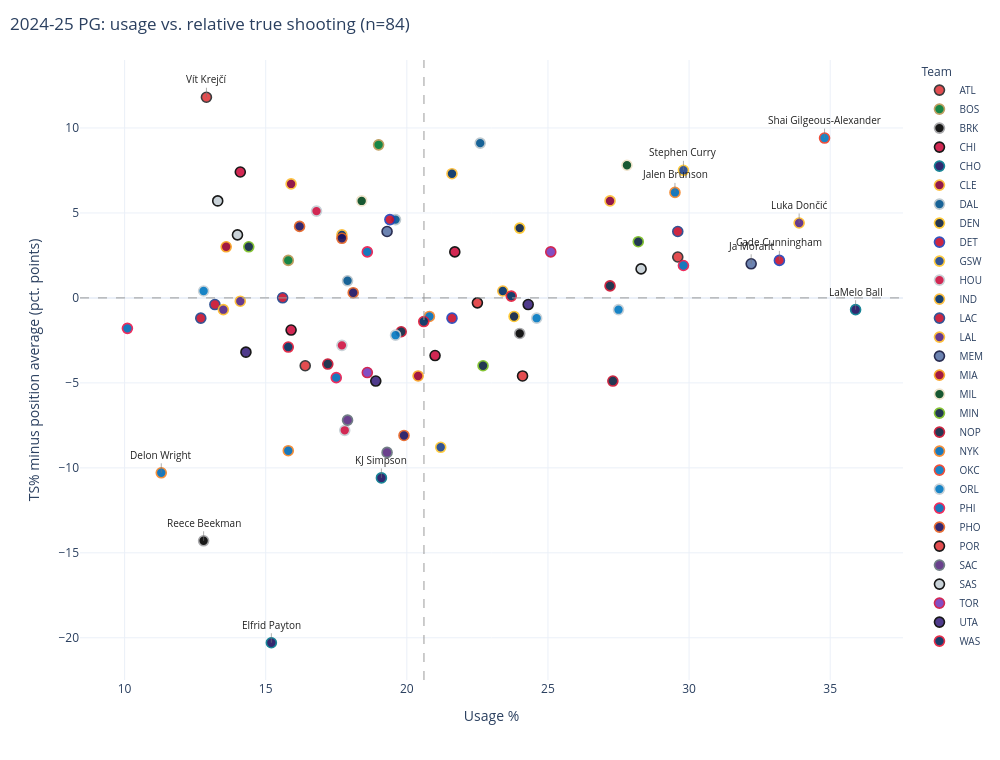

This figure's notebook cell:
### Markdown cell above
### Positions

### Code cell
for pos in POSITIONS:
    plot_usage_ts_interactive(frames[2025], pos, relative=True).show()

### Figure 1 — Plotly figure (JSON) as saved in the notebook; plotly's stock layout.template omitted (floating-point values rounded to 4 significant figures)
{"data": [{"customdata": [["Trae Young", "ATL", "PG", 56.7, 2.408, 76.0, 36.0], ["Vít Krejčí", "ATL", "PG", 66.1, 11.81, 57.0, 20.2], ["Keaton Wallace", "ATL", "PG", 50.3, -3.992, 31.0, 16.2]], "hovertemplate": "<b>%{customdata[0]}</b> (%{customdata[1]}, %{customdata[2]})<br>Usage: %{x:.1f}%<br>TS: %{customdata[3]:.1f}%<br>TS vs. avg: %{customdata[4]:+.1f} pts<br>%{customdata[5]:.0f} games, %{customdata[6]:.1f} min/game<extra></extra>", "marker": {"color": "#E03A3E", "line": {"color": "#26282A", "width": 1.6}, "opacity": 0.9, "size": 10}, "mode": "markers", "name": "ATL", "type": "scatter", "x": [29.6, 12.9, 16.4], "y": [2.408, 11.81, -3.992]}, {"customdata": [["Payton Pritchard", "BOS", "PG", 63.3, 9.008, 80.0, 28.4], ["Jrue Holiday", "BOS", "PG", 56.5, 2.208, 62.0, 30.6]], "hovertemplate": "<b>%{customdata[0]}</b> (%{customdata[1]}, %{customdata[2]})<br>Usage: %{x:.1f}%<br>TS: %{customdata[3]:.1f}%<br>TS vs. avg: %{customdata[4]:+.1f} pts<br>%{customdata[5]:.0f} games, %{customdata[6]:.1f} min/game<extra></extra>", "marker": {"color": "#007A33", "line": {"color": "#BA9653", "width": 1.6}, "opacity": 0.9, "size": 10}, "mode": "markers", "name": "BOS", "type": "scatter", "x": [19.0, 15.8], "y": [9.008, 2.208]}, {"customdata": [["D'Angelo Russell", "BRK", "PG", 52.2, -2.092, 58.0, 25.5], ["Reece Beekman", "BRK", "PG", 40.0, -14.29, 36.0, 13.0]], "hovertemplate": "<b>%{customdata[0]}</b> (%{customdata[1]}, %{customdata[2]})<br>Usage: %{x:.1f}%<br>TS: %{customdata[3]:.1f}%<br>TS vs. avg: %{customdata[4]:+.1f} pts<br>%{customdata[5]:.0f} games, %{customdata[6]:.1f} min/game<extra></extra>", "marker": {"color": "#000000", "line": {"color": "#A1A1A4", "width": 1.6}, "opacity": 0.9, "size": 10}, "mode": "markers", "name": "BRK", "type": "scatter", "x": [24.0, 12.8], "y": [-2.092, -14.29]}, {"customdata": [["Josh Giddey", "CHI", "PG", 57.0, 2.708, 70.0, 30.2], ["Tre Jones", "CHI", "PG", 61.7, 7.408, 46.0, 19.7], ["Lonzo Ball", "CHI", "PG", 52.4, -1.892, 35.0, 22.2], ["Jevon Carter", "CHI", "PG", 50.9, -3.392, 36.0, 8.9]], "hovertemplate": "<b>%{customdata[0]}</b> (%{customdata[1]}, %{customdata[2]})<br>Usage: %{x:.1f}%<br>TS: %{customdata[3]:.1f}%<br>TS vs. avg: %{customdata[4]:+.1f} pts<br>%{customdata[5]:.0f} games, %{customdata[6]:.1f} min/game<extra></extra>", "marker": {"color": "#CE1141", "line": {"color": "#000000", "width": 1.6}, "opacity": 0.9, "size": 10}, "mode": "markers", "name": "CHI", "type": "scatter", "x": [21.7, 14.1, 15.9, 21.0], "y": [2.708, 7.408, -1.892, -3.392]}, {"customdata": [["LaMelo Ball", "CHO", "PG", 53.6, -0.6917, 47.0, 32.0], ["KJ Simpson", "CHO", "PG", 43.7, -10.59, 36.0, 23.4], ["Elfrid Payton", "CHO", "PG", 34.0, -20.29, 24.0, 21.3]], "hovertemplate": "<b>%{customdata[0]}</b> (%{customdata[1]}, %{customdata[2]})<br>Usage: %{x:.1f}%<br>TS: %{customdata[3]:.1f}%<br>TS vs. avg: %{customdata[4]:+.1f} pts<br>%{customdata[5]:.0f} games, %{customdata[6]:.1f} min/game<extra></extra>", "marker": {"color": "#1D1160", "line": {"color": "#00788C", "width": 1.6}, "opacity": 0.9, "size": 10}, "mode": "markers", "name": "CHO", "type": "scatter", "x": [35.9, 19.1, 15.2], "y": [-0.6917, -10.59, -20.29]}, {"customdata": [["Darius Garland", "CLE", "PG", 60.0, 5.708, 75.0, 30.7], ["Craig Porter Jr.", "CLE", "PG", 61.0, 6.708, 51.0, 10.1]], "hovertemplate": "<b>%{customdata[0]}</b> (%{customdata[1]}, %{customdata[2]})<br>Usage: %{x:.1f}%<br>TS: %{customdata[3]:.1f}%<br>TS vs. avg: %{customdata[4]:+.1f} pts<br>%{customdata[5]:.0f} games, %{customdata[6]:.1f} min/game<extra></extra>", "marker": {"color": "#860038", "line": {"color": "#FDBB30", "width": 1.6}, "opacity": 0.9, "size": 10}, "mode": "markers", "name": "CLE", "type": "scatter", "x": [27.2, 15.9], "y": [5.708, 6.708]}, {"customdata": [["Spencer Dinwiddie", "DAL", "PG", 55.3, 1.008, 79.0, 27.0], ["Brandon Williams", "DAL", "PG", 63.4, 9.108, 33.0, 14.8], ["Danté Exum", "DAL", "PG", 58.9, 4.608, 20.0, 18.6]], "hovertemplate": "<b>%{customdata[0]}</b> (%{customdata[1]}, %{customdata[2]})<br>Usage: %{x:.1f}%<br>TS: %{customdata[3]:.1f}%<br>TS vs. avg: %{customdata[4]:+.1f} pts<br>%{customdata[5]:.0f} games, %{customdata[6]:.1f} min/game<extra></extra>", "marker": {"color": "#00538C", "line": {"color": "#B8C4CA", "width": 1.6}, "opacity": 0.9, "size": 10}, "mode": "markers", "name": "DAL", "type": "scatter", "x": [17.9, 22.6, 19.6], "y": [1.008, 9.108, 4.608]}, {"customdata": [["Jamal Murray", "DEN", "PG", 58.4, 4.108, 67.0, 36.1], ["Russell Westbrook", "DEN", "PG", 53.2, -1.092, 75.0, 27.9]], "hovertemplate": "<b>%{customdata[0]}</b> (%{customdata[1]}, %{customdata[2]})<br>Usage: %{x:.1f}%<br>TS: %{customdata[3]:.1f}%<br>TS vs. avg: %{customdata[4]:+.1f} pts<br>%{customdata[5]:.0f} games, %{customdata[6]:.1f} min/game<extra></extra>", "marker": {"color": "#0E2240", "line": {"color": "#FEC524", "width": 1.6}, "opacity": 0.9, "size": 10}, "mode": "markers", "name": "DEN", "type": "scatter", "x": [24.0, 23.8], "y": [4.108, -1.092]}, {"customdata": [["Cade Cunningham", "DET", "PG", 56.5, 2.208, 70.0, 35.0], ["Dennis Schröder", "DET", "PG", 53.1, -1.192, 75.0, 28.1], ["Marcus Sasser", "DET", "PG", 58.9, 4.608, 57.0, 14.2]], "hovertemplate": "<b>%{customdata[0]}</b> (%{customdata[1]}, %{customdata[2]})<br>Usage: %{x:.1f}%<br>TS: %{customdata[3]:.1f}%<br>TS vs. avg: %{customdata[4]:+.1f} pts<br>%{customdata[5]:.0f} games, %{customdata[6]:.1f} min/game<extra></extra>", "marker": {"color": "#C8102E", "line": {"color": "#1D42BA", "width": 1.6}, "opacity": 0.9, "size": 10}, "mode": "markers", "name": "DET", "type": "scatter", "x": [33.2, 21.6, 19.4], "y": [2.208, -1.192, 4.608]}, {"customdata": [["Stephen Curry", "GSW", "PG", 61.8, 7.508, 70.0, 32.2], ["Pat Spencer", "GSW", "PG", 45.5, -8.792, 39.0, 6.4]], "hovertemplate": "<b>%{customdata[0]}</b> (%{customdata[1]}, %{customdata[2]})<br>Usage: %{x:.1f}%<br>TS: %{customdata[3]:.1f}%<br>TS vs. avg: %{customdata[4]:+.1f} pts<br>%{customdata[5]:.0f} games, %{customdata[6]:.1f} min/game<extra></extra>", "marker": {"color": "#1D428A", "line": {"color": "#FFC72C", "width": 1.6}, "opacity": 0.9, "size": 10}, "mode": "markers", "name": "GSW", "type": "scatter", "x": [29.8, 21.2], "y": [7.508, -8.792]}, {"customdata": [["Fred VanVleet", "HOU", "PG", 51.5, -2.792, 60.0, 35.2], ["Aaron Holiday", "HOU", "PG", 59.4, 5.108, 62.0, 12.8], ["Reed Sheppard", "HOU", "PG", 46.5, -7.792, 52.0, 12.6]], "hovertemplate": "<b>%{customdata[0]}</b> (%{customdata[1]}, %{customdata[2]})<br>Usage: %{x:.1f}%<br>TS: %{customdata[3]:.1f}%<br>TS vs. avg: %{customdata[4]:+.1f} pts<br>%{customdata[5]:.0f} games, %{customdata[6]:.1f} min/game<extra></extra>", "marker": {"color": "#CE1141", "line": {"color": "#C4CED4", "width": 1.6}, "opacity": 0.9, "size": 10}, "mode": "markers", "name": "HOU", "type": "scatter", "x": [17.7, 16.8, 17.8], "y": [-2.792, 5.108, -7.792]}, {"customdata": [["Tyrese Haliburton", "IND", "PG", 61.6, 7.308, 73.0, 33.6], ["T.J. McConnell", "IND", "PG", 54.7, 0.4083, 79.0, 17.9], ["Quenton Jackson", "IND", "PG", 58.0, 3.708, 28.0, 13.6]], "hovertemplate": "<b>%{customdata[0]}</b> (%{customdata[1]}, %{customdata[2]})<br>Usage: %{x:.1f}%<br>TS: %{customdata[3]:.1f}%<br>TS vs. avg: %{customdata[4]:+.1f} pts<br>%{customdata[5]:.0f} games, %{customdata[6]:.1f} min/game<extra></extra>", "marker": {"color": "#002D62", "line": {"color": "#FDBB30", "width": 1.6}, "opacity": 0.9, "size": 10}, "mode": "markers", "name": "IND", "type": "scatter", "x": [21.6, 23.4, 17.7], "y": [7.308, 0.4083, 3.708]}, {"customdata": [["James Harden", "LAC", "PG", 58.2, 3.908, 79.0, 35.3], ["Kris Dunn", "LAC", "PG", 53.1, -1.192, 74.0, 24.1], ["Ben Simmons", "LAC", "PG", 53.9, -0.3917, 51.0, 22.0], ["Patty Mills", "LAC", "PG", 54.3, 0.008333, 29.0, 11.1]], "hovertemplate": "<b>%{customdata[0]}</b> (%{customdata[1]}, %{customdata[2]})<br>Usage: %{x:.1f}%<br>TS: %{customdata[3]:.1f}%<br>TS vs. avg: %{customdata[4]:+.1f} pts<br>%{customdata[5]:.0f} games, %{customdata[6]:.1f} min/game<extra></extra>", "marker": {"color": "#C8102E", "line": {"color": "#1D428A", "width": 1.6}, "opacity": 0.9, "size": 10}, "mode": "markers", "name": "LAC", "type": "scatter", "x": [29.6, 12.7, 13.2, 15.6], "y": [3.908, -1.192, -0.3917, 0.008333]}, {"customdata": [["Luka Dončić", "LAL", "PG", 58.7, 4.408, 50.0, 35.4], ["Gabe Vincent", "LAL", "PG", 53.6, -0.6917, 72.0, 21.2], ["Jordan Goodwin", "LAL", "PG", 54.1, -0.1917, 29.0, 18.7]], "hovertemplate": "<b>%{customdata[0]}</b> (%{customdata[1]}, %{customdata[2]})<br>Usage: %{x:.1f}%<br>TS: %{customdata[3]:.1f}%<br>TS vs. avg: %{customdata[4]:+.1f} pts<br>%{customdata[5]:.0f} games, %{customdata[6]:.1f} min/game<extra></extra>", "marker": {"color": "#552583", "line": {"color": "#FDB927", "width": 1.6}, "opacity": 0.9, "size": 10}, "mode": "markers", "name": "LAL", "type": "scatter", "x": [33.9, 13.5, 14.1], "y": [4.408, -0.6917, -0.1917]}, {"customdata": [["Scotty Pippen Jr.", "MEM", "PG", 58.2, 3.908, 79.0, 21.3], ["Ja Morant", "MEM", "PG", 56.3, 2.008, 50.0, 30.4]], "hovertemplate": "<b>%{customdata[0]}</b> (%{customdata[1]}, %{customdata[2]})<br>Usage: %{x:.1f}%<br>TS: %{customdata[3]:.1f}%<br>TS vs. avg: %{customdata[4]:+.1f} pts<br>%{customdata[5]:.0f} games, %{customdata[6]:.1f} min/game<extra></extra>", "marker": {"color": "#5D76A9", "line": {"color": "#12173F", "width": 1.6}, "opacity": 0.9, "size": 10}, "mode": "markers", "name": "MEM", "type": "scatter", "x": [19.3, 32.2], "y": [3.908, 2.008]}, {"customdata": [["Davion Mitchell", "MIA", "PG", 57.3, 3.008, 74.0, 27.4], ["Terry Rozier", "MIA", "PG", 49.7, -4.592, 64.0, 25.9]], "hovertemplate": "<b>%{customdata[0]}</b> (%{customdata[1]}, %{customdata[2]})<br>Usage: %{x:.1f}%<br>TS: %{customdata[3]:.1f}%<br>TS vs. avg: %{customdata[4]:+.1f} pts<br>%{customdata[5]:.0f} games, %{customdata[6]:.1f} min/game<extra></extra>", "marker": {"color": "#98002E", "line": {"color": "#F9A01B", "width": 1.6}, "opacity": 0.9, "size": 10}, "mode": "markers", "name": "MIA", "type": "scatter", "x": [13.6, 20.4], "y": [3.008, -4.592]}, {"customdata": [["Damian Lillard", "MIL", "PG", 62.1, 7.808, 58.0, 36.1], ["Ryan Rollins", "MIL", "PG", 60.0, 5.708, 56.0, 14.6]], "hovertemplate": "<b>%{customdata[0]}</b> (%{customdata[1]}, %{customdata[2]})<br>Usage: %{x:.1f}%<br>TS: %{customdata[3]:.1f}%<br>TS vs. avg: %{customdata[4]:+.1f} pts<br>%{customdata[5]:.0f} games, %{customdata[6]:.1f} min/game<extra></extra>", "marker": {"color": "#00471B", "line": {"color": "#EEE1C6", "width": 1.6}, "opacity": 0.9, "size": 10}, "mode": "markers", "name": "MIL", "type": "scatter", "x": [27.8, 18.4], "y": [7.808, 5.708]}, {"customdata": [["Mike Conley", "MIN", "PG", 57.3, 3.008, 71.0, 24.7], ["Rob Dillingham", "MIN", "PG", 50.3, -3.992, 49.0, 10.5], ["Bones Hyland", "MIN", "PG", 57.6, 3.308, 24.0, 10.0]], "hovertemplate": "<b>%{customdata[0]}</b> (%{customdata[1]}, %{customdata[2]})<br>Usage: %{x:.1f}%<br>TS: %{customdata[3]:.1f}%<br>TS vs. avg: %{customdata[4]:+.1f} pts<br>%{customdata[5]:.0f} games, %{customdata[6]:.1f} min/game<extra></extra>", "marker": {"color": "#0C2340", "line": {"color": "#78BE20", "width": 1.6}, "opacity": 0.9, "size": 10}, "mode": "markers", "name": "MIN", "type": "scatter", "x": [14.4, 22.7, 28.2], "y": [3.008, -3.992, 3.308]}, {"customdata": [["CJ McCollum", "NOP", "PG", 55.0, 0.7083, 56.0, 32.7], ["Jose Alvarado", "NOP", "PG", 52.3, -1.992, 56.0, 24.4], ["Dejounte Murray", "NOP", "PG", 49.4, -4.892, 31.0, 32.6], ["Bruce Brown", "NOP", "PG", 50.4, -3.892, 41.0, 22.5]], "hovertemplate": "<b>%{customdata[0]}</b> (%{customdata[1]}, %{customdata[2]})<br>Usage: %{x:.1f}%<br>TS: %{customdata[3]:.1f}%<br>TS vs. avg: %{customdata[4]:+.1f} pts<br>%{customdata[5]:.0f} games, %{customdata[6]:.1f} min/game<extra></extra>", "marker": {"color": "#0C2340", "line": {"color": "#C8102E", "width": 1.6}, "opacity": 0.9, "size": 10}, "mode": "markers", "name": "NOP", "type": "scatter", "x": [27.2, 19.8, 27.3, 17.2], "y": [0.7083, -1.992, -4.892, -3.892]}, {"customdata": [["Jalen Brunson", "NYK", "PG", 60.5, 6.208, 65.0, 35.4], ["Cameron Payne", "NYK", "PG", 53.2, -1.092, 72.0, 15.1], ["Delon Wright", "NYK", "PG", 44.0, -10.29, 40.0, 15.9], ["Tyler Kolek", "NYK", "PG", 45.3, -8.992, 41.0, 7.2]], "hovertemplate": "<b>%{customdata[0]}</b> (%{customdata[1]}, %{customdata[2]})<br>Usage: %{x:.1f}%<br>TS: %{customdata[3]:.1f}%<br>TS vs. avg: %{customdata[4]:+.1f} pts<br>%{customdata[5]:.0f} games, %{customdata[6]:.1f} min/game<extra></extra>", "marker": {"color": "#006BB6", "line": {"color": "#F58426", "width": 1.6}, "opacity": 0.9, "size": 10}, "mode": "markers", "name": "NYK", "type": "scatter", "x": [29.5, 20.8, 11.3, 15.8], "y": [6.208, -1.092, -10.29, -8.992]}, {"customdata": [["Shai Gilgeous-Alexander", "OKC", "PG", 63.7, 9.408, 76.0, 34.2]], "hovertemplate": "<b>%{customdata[0]}</b> (%{customdata[1]}, %{customdata[2]})<br>Usage: %{x:.1f}%<br>TS: %{customdata[3]:.1f}%<br>TS vs. avg: %{customdata[4]:+.1f} pts<br>%{customdata[5]:.0f} games, %{customdata[6]:.1f} min/game<extra></extra>", "marker": {"color": "#007AC1", "line": {"color": "#EF3B24", "width": 1.6}, "opacity": 0.9, "size": 10}, "mode": "markers", "name": "OKC", "type": "scatter", "x": [34.8], "y": [9.408]}, {"customdata": [["Anthony Black", "ORL", "PG", 52.1, -2.192, 78.0, 24.2], ["Cole Anthony", "ORL", "PG", 53.1, -1.192, 67.0, 18.4], ["Jalen Suggs", "ORL", "PG", 53.6, -0.6917, 35.0, 28.6], ["Cory Joseph", "ORL", "PG", 54.7, 0.4083, 50.0, 12.2]], "hovertemplate": "<b>%{customdata[0]}</b> (%{customdata[1]}, %{customdata[2]})<br>Usage: %{x:.1f}%<br>TS: %{customdata[3]:.1f}%<br>TS vs. avg: %{customdata[4]:+.1f} pts<br>%{customdata[5]:.0f} games, %{customdata[6]:.1f} min/game<extra></extra>", "marker": {"color": "#0077C0", "line": {"color": "#C4CED4", "width": 1.6}, "opacity": 0.9, "size": 10}, "mode": "markers", "name": "ORL", "type": "scatter", "x": [19.6, 24.6, 27.5, 12.8], "y": [-2.192, -1.192, -0.6917, 0.4083]}, {"customdata": [["Tyrese Maxey", "PHI", "PG", 56.2, 1.908, 52.0, 37.7], ["Kyle Lowry", "PHI", "PG", 52.5, -1.792, 35.0, 18.8], ["Jeff Dowtin Jr.", "PHI", "PG", 57.0, 2.708, 41.0, 15.1], ["Reggie Jackson", "PHI", "PG", 49.6, -4.692, 31.0, 12.4]], "hovertemplate": "<b>%{customdata[0]}</b> (%{customdata[1]}, %{customdata[2]})<br>Usage: %{x:.1f}%<br>TS: %{customdata[3]:.1f}%<br>TS vs. avg: %{customdata[4]:+.1f} pts<br>%{customdata[5]:.0f} games, %{customdata[6]:.1f} min/game<extra></extra>", "marker": {"color": "#006BB6", "line": {"color": "#ED174C", "width": 1.6}, "opacity": 0.9, "size": 10}, "mode": "markers", "name": "PHI", "type": "scatter", "x": [29.8, 10.1, 18.6, 17.5], "y": [1.908, -1.792, 2.708, -4.692]}, {"customdata": [["Tyus Jones", "PHO", "PG", 58.5, 4.208, 81.0, 26.8], ["Vasilije Micić", "PHO", "PG", 46.2, -8.092, 41.0, 19.1], ["Monte Morris", "PHO", "PG", 54.6, 0.3083, 45.0, 12.7], ["Collin Gillespie", "PHO", "PG", 57.8, 3.508, 33.0, 14.0]], "hovertemplate": "<b>%{customdata[0]}</b> (%{customdata[1]}, %{customdata[2]})<br>Usage: %{x:.1f}%<br>TS: %{customdata[3]:.1f}%<br>TS vs. avg: %{customdata[4]:+.1f} pts<br>%{customdata[5]:.0f} games, %{customdata[6]:.1f} min/game<extra></extra>", "marker": {"color": "#1D1160", "line": {"color": "#E56020", "width": 1.6}, "opacity": 0.9, "size": 10}, "mode": "markers", "name": "PHO", "type": "scatter", "x": [16.2, 19.9, 18.1, 17.7], "y": [4.208, -8.092, 0.3083, 3.508]}, {"customdata": [["Scoot Henderson", "POR", "PG", 54.0, -0.2917, 66.0, 26.7], ["Dalano Banton", "POR", "PG", 49.7, -4.592, 67.0, 16.7]], "hovertemplate": "<b>%{customdata[0]}</b> (%{customdata[1]}, %{customdata[2]})<br>Usage: %{x:.1f}%<br>TS: %{customdata[3]:.1f}%<br>TS vs. avg: %{customdata[4]:+.1f} pts<br>%{customdata[5]:.0f} games, %{customdata[6]:.1f} min/game<extra></extra>", "marker": {"color": "#E03A3E", "line": {"color": "#000000", "width": 1.6}, "opacity": 0.9, "size": 10}, "mode": "markers", "name": "POR", "type": "scatter", "x": [22.5, 24.1], "y": [-0.2917, -4.592]}, {"customdata": [["Devin Carter", "SAC", "PG", 47.1, -7.192, 36.0, 11.0], ["Markelle Fultz", "SAC", "PG", 45.2, -9.092, 21.0, 8.8]], "hovertemplate": "<b>%{customdata[0]}</b> (%{customdata[1]}, %{customdata[2]})<br>Usage: %{x:.1f}%<br>TS: %{customdata[3]:.1f}%<br>TS vs. avg: %{customdata[4]:+.1f} pts<br>%{customdata[5]:.0f} games, %{customdata[6]:.1f} min/game<extra></extra>", "marker": {"color": "#5A2D81", "line": {"color": "#63727A", "width": 1.6}, "opacity": 0.9, "size": 10}, "mode": "markers", "name": "SAC", "type": "scatter", "x": [17.9, 19.3], "y": [-7.192, -9.092]}, {"customdata": [["Chris Paul", "SAS", "PG", 58.0, 3.708, 82.0, 28.0], ["De'Aaron Fox", "SAS", "PG", 56.0, 1.708, 62.0, 36.1], ["Jordan McLaughlin", "SAS", "PG", 60.0, 5.708, 46.0, 6.8]], "hovertemplate": "<b>%{customdata[0]}</b> (%{customdata[1]}, %{customdata[2]})<br>Usage: %{x:.1f}%<br>TS: %{customdata[3]:.1f}%<br>TS vs. avg: %{customdata[4]:+.1f} pts<br>%{customdata[5]:.0f} games, %{customdata[6]:.1f} min/game<extra></extra>", "marker": {"color": "#C4CED4", "line": {"color": "#000000", "width": 1.6}, "opacity": 0.9, "size": 10}, "mode": "markers", "name": "SAS", "type": "scatter", "x": [14.0, 28.3, 13.3], "y": [3.708, 1.708, 5.708]}, {"customdata": [["Jamal Shead", "TOR", "PG", 49.9, -4.392, 75.0, 19.6], ["Immanuel Quickley", "TOR", "PG", 57.0, 2.708, 33.0, 27.8]], "hovertemplate": "<b>%{customdata[0]}</b> (%{customdata[1]}, %{customdata[2]})<br>Usage: %{x:.1f}%<br>TS: %{customdata[3]:.1f}%<br>TS vs. avg: %{customdata[4]:+.1f} pts<br>%{customdata[5]:.0f} games, %{customdata[6]:.1f} min/game<extra></extra>", "marker": {"color": "#753BBD", "line": {"color": "#CE1141", "width": 1.6}, "opacity": 0.9, "size": 10}, "mode": "markers", "name": "TOR", "type": "scatter", "x": [18.6, 25.1], "y": [-4.392, 2.708]}, {"customdata": [["Keyonte George", "UTA", "PG", 53.9, -0.3917, 67.0, 31.5], ["Isaiah Collier", "UTA", "PG", 49.4, -4.892, 71.0, 25.9], ["Jaden Springer", "UTA", "PG", 51.1, -3.192, 43.0, 8.5]], "hovertemplate": "<b>%{customdata[0]}</b> (%{customdata[1]}, %{customdata[2]})<br>Usage: %{x:.1f}%<br>TS: %{customdata[3]:.1f}%<br>TS vs. avg: %{customdata[4]:+.1f} pts<br>%{customdata[5]:.0f} games, %{customdata[6]:.1f} min/game<extra></extra>", "marker": {"color": "#3E2680", "line": {"color": "#000000", "width": 1.6}, "opacity": 0.9, "size": 10}, "mode": "markers", "name": "UTA", "type": "scatter", "x": [24.3, 18.9, 14.3], "y": [-0.3917, -4.892, -3.192]}, {"customdata": [["Bub Carrington", "WAS", "PG", 51.4, -2.892, 82.0, 30.0], ["Marcus Smart", "WAS", "PG", 52.9, -1.392, 34.0, 20.0], ["Malcolm Brogdon", "WAS", "PG", 54.4, 0.1083, 24.0, 23.5]], "hovertemplate": "<b>%{customdata[0]}</b> (%{customdata[1]}, %{customdata[2]})<br>Usage: %{x:.1f}%<br>TS: %{customdata[3]:.1f}%<br>TS vs. avg: %{customdata[4]:+.1f} pts<br>%{customdata[5]:.0f} games, %{customdata[6]:.1f} min/game<extra></extra>", "marker": {"color": "#002B5C", "line": {"color": "#E31837", "width": 1.6}, "opacity": 0.9, "size": 10}, "mode": "markers", "name": "WAS", "type": "scatter", "x": [15.8, 20.6, 23.7], "y": [-2.892, -1.392, 0.1083]}], "layout": {"annotations": [{"arrowcolor": "#777777", "arrowhead": 0, "arrowwidth": 0.6, "ax": 0, "ay": -18, "font": {"color": "#222222", "size": 10}, "showarrow": true, "text": "Elfrid Payton", "x": 15.2, "y": -20.29}, {"arrowcolor": "#777777", "arrowhead": 0, "arrowwidth": 0.6, "ax": 0, "ay": -18, "font": {"color": "#222222", "size": 10}, "showarrow": true, "text": "Shai Gilgeous-Alexander", "x": 34.8, "y": 9.408}, {"arrowcolor": "#777777", "arrowhead": 0, "arrowwidth": 0.6, "ax": 0, "ay": -18, "font": {"color": "#222222", "size": 10}, "showarrow": true, "text": "Reece Beekman", "x": 12.8, "y": -14.29}, {"arrowcolor": "#777777", "arrowhead": 0, "arrowwidth": 0.6, "ax": 0, "ay": -18, "font": {"color": "#222222", "size": 10}, "showarrow": true, "text": "LaMelo Ball", "x": 35.9, "y": -0.6917}, {"arrowcolor": "#777777", "arrowhead": 0, "arrowwidth": 0.6, "ax": 0, "ay": -18, "font": {"color": "#222222", "size": 10}, "showarrow": true, "text": "Vít Krejčí", "x": 12.9, "y": 11.81}, {"arrowcolor": "#777777", "arrowhead": 0, "arrowwidth": 0.6, "ax": 0, "ay": -18, "font": {"color": "#222222", "size": 10}, "showarrow": true, "text": "Delon Wright", "x": 11.3, "y": -10.29}, {"arrowcolor": "#777777", "arrowhead": 0, "arrowwidth": 0.6, "ax": 0, "ay": -18, "font": {"color": "#222222", "size": 10}, "showarrow": true, "text": "Luka Dončić", "x": 33.9, "y": 4.408}, {"arrowcolor": "#777777", "arrowhead": 0, "arrowwidth": 0.6, "ax": 0, "ay": -18, "font": {"color": "#222222", "size": 10}, "showarrow": true, "text": "Cade Cunningham", "x": 33.2, "y": 2.208}, {"arrowcolor": "#777777", "arrowhead": 0, "arrowwidth": 0.6, "ax": 0, "ay": -18, "font": {"color": "#222222", "size": 10}, "showarrow": true, "text": "Stephen Curry", "x": 29.8, "y": 7.508}, {"arrowcolor": "#777777", "arrowhead": 0, "arrowwidth": 0.6, "ax": 0, "ay": -18, "font": {"color": "#222222", "size": 10}, "showarrow": true, "text": "Ja Morant", "x": 32.2, "y": 2.008}, {"arrowcolor": "#777777", "arrowhead": 0, "arrowwidth": 0.6, "ax": 0, "ay": -18, "font": {"color": "#222222", "size": 10}, "showarrow": true, "text": "KJ Simpson", "x": 19.1, "y": -10.59}, {"arrowcolor": "#777777", "arrowhead": 0, "arrowwidth": 0.6, "ax": 0, "ay": -18, "font": {"color": "#222222", "size": 10}, "showarrow": true, "text": "Jalen Brunson", "x": 29.5, "y": 6.208}], "height": 760, "hoverlabel": {"bgcolor": "white"}, "legend": {"font": {"size": 10}, "title": {"text": "Team"}, "tracegroupgap": 0}, "margin": {"t": 60}, "shapes": [{"line": {"color": "#9a9a9a", "dash": "dash", "width": 1}, "type": "line", "x0": 0, "x1": 1, "xref": "x domain", "y0": 0, "y1": 0, "yref": "y"}, {"line": {"color": "#9a9a9a", "dash": "dash", "width": 1}, "type": "line", "x0": 20.61, "x1": 20.61, "xref": "x", "y0": 0, "y1": 1, "yref": "y domain"}], "title": {"text": "2024-25 PG: usage vs. relative true shooting (n=84)", "x": 0.01}, "width": 1000, "xaxis": {"title": {"text": "Usage %"}}, "yaxis": {"title": {"text": "TS% minus position average (pct. points)"}}}}
